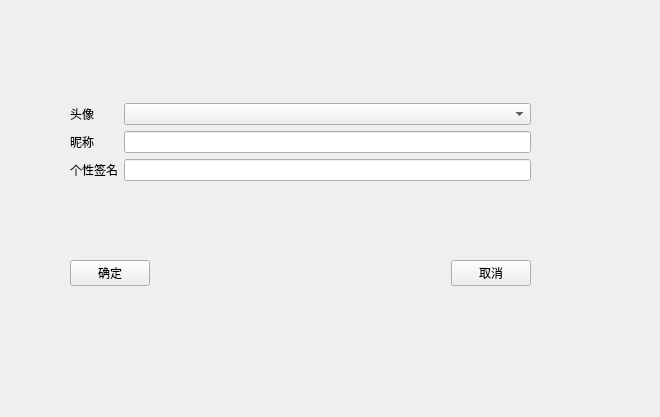
<?xml version="1.0" encoding="UTF-8"?>
<ui version="4.0">
 <class>ProfileDialog</class>
 <widget class="QWidget" name="ProfileDialog">
  <property name="geometry">
   <rect>
    <x>0</x>
    <y>0</y>
    <width>660</width>
    <height>417</height>
   </rect>
  </property>
  <property name="windowTitle">
   <string>Form</string>
  </property>
  <widget class="QWidget" name="">
   <property name="geometry">
    <rect>
     <x>70</x>
     <y>30</y>
     <width>461</width>
     <height>331</height>
    </rect>
   </property>
   <layout class="QVBoxLayout" name="verticalLayout" stretch="3,1">
    <item>
     <layout class="QGridLayout" name="gridLayout">
      <item row="0" column="0">
       <widget class="QLabel" name="label_3">
        <property name="text">
         <string>头像</string>
        </property>
       </widget>
      </item>
      <item row="0" column="1">
       <widget class="QComboBox" name="cb_avatar"/>
      </item>
      <item row="1" column="0">
       <widget class="QLabel" name="label">
        <property name="text">
         <string>昵称</string>
        </property>
       </widget>
      </item>
      <item row="1" column="1">
       <widget class="QLineEdit" name="le_nick"/>
      </item>
      <item row="2" column="0">
       <widget class="QLabel" name="label_2">
        <property name="text">
         <string>个性签名</string>
        </property>
       </widget>
      </item>
      <item row="2" column="1">
       <widget class="QLineEdit" name="le_feeling"/>
      </item>
     </layout>
    </item>
    <item>
     <layout class="QHBoxLayout" name="horizontalLayout">
      <item>
       <widget class="QPushButton" name="pb_save">
        <property name="text">
         <string>确定</string>
        </property>
       </widget>
      </item>
      <item>
       <spacer name="horizontalSpacer">
        <property name="orientation">
         <enum>Qt::Horizontal</enum>
        </property>
        <property name="sizeHint" stdset="0">
         <size>
          <width>40</width>
          <height>20</height>
         </size>
        </property>
       </spacer>
      </item>
      <item>
       <widget class="QPushButton" name="pb_cancel">
        <property name="text">
         <string>取消</string>
        </property>
       </widget>
      </item>
     </layout>
    </item>
   </layout>
  </widget>
 </widget>
 <resources/>
 <connections/>
</ui>
